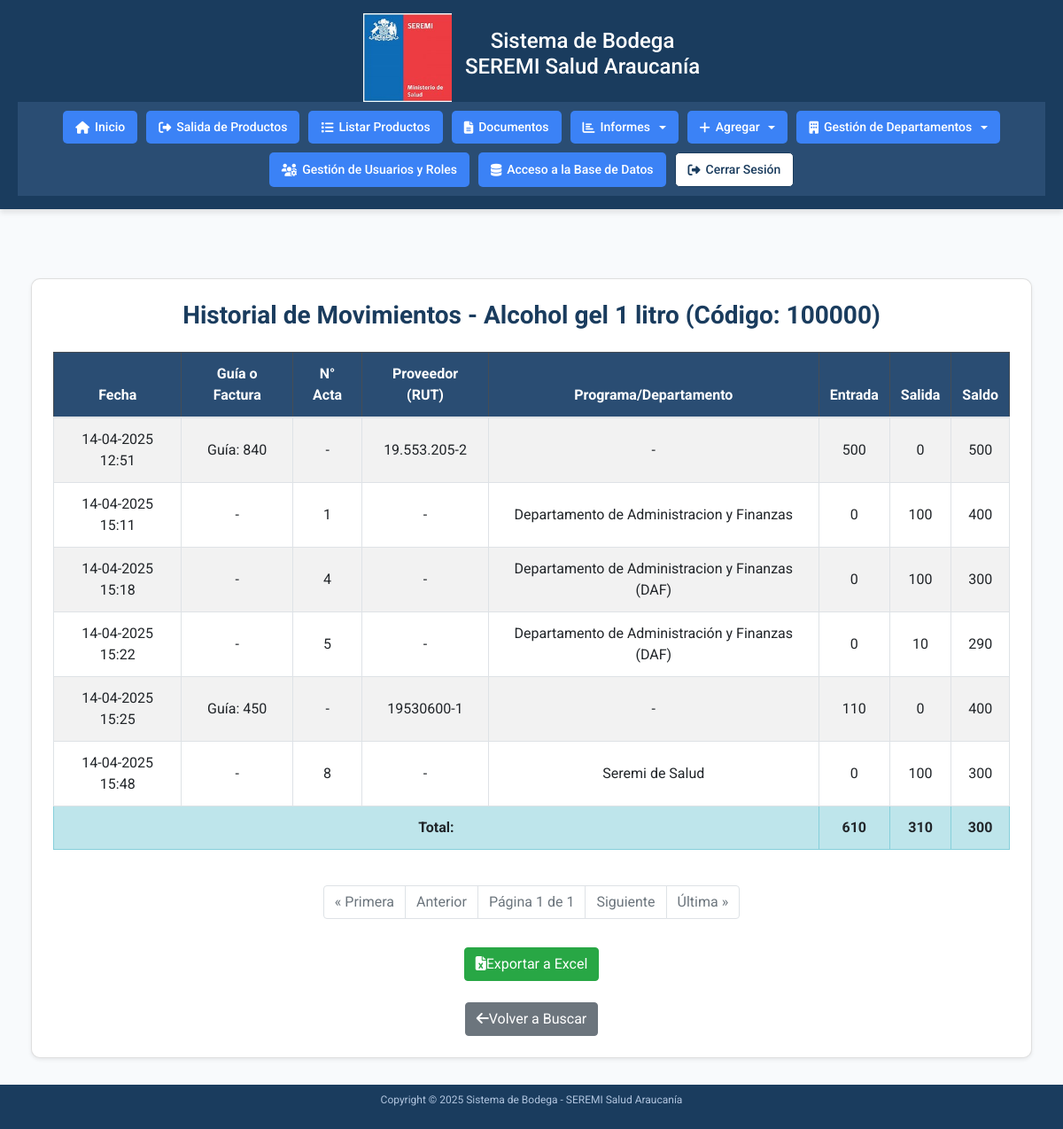
/accounts/bincard/historial/100000/ (signed in), run on the app's committed database.
### accounts/models.py (models this page shows, shortened)
class Producto(models.Model):
    CATEGORIAS = [
        ('Insumos de Aseo', 'Insumos de Aseo'),
        ('Insumos de Escritorio', 'Insumos de Escritorio'),
        ('EPP', 'EPP'),
        ('Emergencias y Desastres', 'Emergencias y Desastres'),
        ('Folletería', 'Folletería'),
        ('Otros', 'Otros'),
    ]
    codigo_barra = models.CharField(max_length=50, unique=True)
    descripcion = models.CharField(max_length=200)
    stock = models.IntegerField(default=0)
    categoria = models.CharField(max_length=100, choices=CATEGORIAS, blank=True)
    rut_proveedor = models.CharField(max_length=12, blank=True)
    guia_despacho = models.CharField(max_length=50, blank=True)
    numero_factura = models.CharField(max_length=50, blank=True)
    orden_compra = models.CharField(max_length=50, blank=True)

class Transaccion(models.Model):
    TIPO_CHOICES = [
        ('entrada', 'Entrada'),
        ('salida', 'Salida'),
    ]
    producto = models.ForeignKey(Producto, on_delete=models.CASCADE)
    tipo = models.CharField(max_length=10, choices=TIPO_CHOICES)
    cantidad = models.IntegerField()
    fecha = models.DateTimeField(auto_now_add=True)
    rut_proveedor = models.CharField(max_length=12, blank=True)
    guia_despacho = models.CharField(max_length=50, blank=True)
    numero_factura = models.CharField(max_length=50, blank=True)
    orden_compra = models.CharField(max_length=50, blank=True)
    observacion = models.TextField(blank=True, null=True)
    acta_entrega = models.ForeignKey('ActaEntrega', on_delete=models.SET_NULL, null=True, blank=True)

class ActaEntrega(models.Model):
    numero_acta = models.IntegerField()
    departamento = models.CharField(max_length=100)
    responsable = models.ForeignKey(
        'Responsable',  # Usamos una string para referirnos al modelo Responsable
        on_delete=models.SET_NULL,
        null=True,
        related_name='actas_responsable',
        verbose_name="Responsable"
    )
    fecha = models.DateTimeField(auto_now_add=True)
    producto = models.ForeignKey(Producto, on_delete=models.CASCADE)
    cantidad = models.IntegerField()
    generador = models.ForeignKey(
        CustomUser,
        on_delete=models.SET_NULL,
        null=True,
        related_name='actas_generadas',
        verbose_name="Generador"
    )
    numero_siscom = models.CharField(max_length=50, blank=True, null=True)
    observacion = models.TextField(blank=True, null=True)
    class Meta:
        unique_together = ('numero_acta', 'producto')

### accounts/views.py (the view, shortened to what this page needs)
# urls.py: path('bincard/historial/<str:codigo_barra>/', views.bincard_historial, name='bincard-historial'),
@login_required
def bincard_historial(request, codigo_barra):
    limpiar_sesion_productos_salida(request)
    if not codigo_barra.isdigit():
        messages.error(request, 'El código de barra debe contener solo números.')
        return redirect('bincard-buscar')
    try:
        producto = Producto.objects.get(codigo_barra=codigo_barra)
    except Producto.DoesNotExist:
        messages.error(request, 'Producto no encontrado.')
        return redirect('bincard-buscar')
    transacciones = Transaccion.objects.filter(producto=producto).order_by('fecha')
    actas = ActaEntrega.objects.filter(producto=producto).order_by('fecha')
    eventos = []
    for transaccion in transacciones.filter(tipo='entrada'):
        guia_o_factura = transaccion.guia_despacho or transaccion.numero_factura or "-"
        if transaccion.guia_despacho:
            guia_o_factura = f"Guía: {transaccion.guia_despacho}"
        elif transaccion.numero_factura:
            guia_o_factura = f"Factura: {transaccion.numero_factura}"
        eventos.append({
            'tipo': 'entrada',
            'fecha': transaccion.fecha or datetime.now(pytz.UTC),  # Usar fecha actual si es NULL
            'guia_o_factura': guia_o_factura,
            'numero_acta': None,
            'rut_proveedor': transaccion.rut_proveedor or '-',
            'departamento': None,
            'entrada': transaccion.cantidad,
            'salida': 0,
        })
    for transaccion in transacciones.filter(tipo='salida'):
        if transaccion.acta_entrega:  # Solo incluir transacciones asociadas a un acta
            eventos.append({
                'tipo': 'salida',
                'fecha': transaccion.fecha or transaccion.acta_entrega.fecha or datetime.now(pytz.UTC),  # Usar fecha de la transacción, o del acta, o actual
                'guia_o_factura': "-",
                'numero_acta': transaccion.acta_entrega.numero_acta,
                'rut_proveedor': None,
                'departamento': transaccion.acta_entrega.departamento,
                'entrada': 0,
                'salida': transaccion.cantidad,
            })
    eventos.sort(key=lambda x: x['fecha'] or datetime.now(pytz.UTC))  # Asegurarse de que eventos sin fecha se ordenen al final
    saldo = 0
    movimientos = []
    for evento in eventos:
        if evento['tipo'] == 'entrada':
            saldo += evento['entrada']
        else:  # tipo == 'salida'
            saldo -= evento['salida']
        if saldo < 0:
            messages.error(request, f'Error: El saldo no puede ser negativo en la fecha {evento["fecha"]}. Contacte al administrador.')
            return redirect('bincard-buscar')
        evento['saldo'] = saldo
        movimientos.append(evento)
    total_entradas = sum(m['entrada'] for m in movimientos)
    total_salidas = sum(m['salida'] for m in movimientos)
    if saldo != producto.stock:
        messages.warning(request, f'Advertencia: El saldo calculado ({saldo}) no coincide con el stock actual del producto ({producto.stock}).')
        producto.stock = saldo
        producto.save()
        messages.info(request, f'El stock del producto ha sido corregido a {saldo} para que coincida con el saldo calculado.')
    page_obj = paginar_resultados(request, movimientos)
    return render(request, 'accounts/bincard_historial.html', {
        'producto': producto,
        'page_obj': page_obj,
        'total_entradas': total_entradas,
        'total_salidas': total_salidas,
    })

### accounts/templates/accounts/bincard_historial.html (shortened to what this page needs)
{% extends 'accounts/home.html' %}
{% load static %}
{% block content %}
<div class="container mt-5">
    <div class="card shadow-sm p-4">
        <h2 class="text-center mb-4">Historial de Movimientos - {{ producto.descripcion }} (Código: {{ producto.codigo_barra }})</h2>
        {% if page_obj %}
            <div class="table-responsive">
                <table class="table table-bordered table-striped">
                    <thead class="table-dark">
                        <tr>
                            <th>Fecha</th>
                            <th>Guía o Factura</th>
                            <th>N° Acta</th>
                            <th>Proveedor (RUT)</th>
                            <th>Programa/Departamento</th>
                            <th>Entrada</th>
                            <th>Salida</th>
                            <th>Saldo</th>
                        </tr>
                    </thead>
                    <tbody>
                        {% for movimiento in page_obj %}
                            <tr>
                                <td>{{ movimiento.fecha|date:"d-m-Y H:i" }}</td>
                                <td>{{ movimiento.guia_o_factura }}</td>
                                <td>{{ movimiento.numero_acta|default:"-" }}</td>
                                <td>{{ movimiento.rut_proveedor|default:"-" }}</td>
                                <td>{{ movimiento.departamento|default:"-" }}</td>
                                <td>{{ movimiento.entrada|default:"0" }}</td>
                                <td>{{ movimiento.salida|default:"0" }}</td>
                                <td>{{ movimiento.saldo }}</td>
                            </tr>
                        {% empty %}
                            <tr>
                                <td colspan="8" class="text-center">No se encontraron movimientos para este producto.</td>
                            </tr>
                        {% endfor %}
                    </tbody>
                    <tfoot>
                        <tr class="table-info">
                            <td colspan="5" class="text-end"><strong>Total:</strong></td>
                            <td><strong>{{ total_entradas }}</strong></td>
                            <td><strong>{{ total_salidas }}</strong></td>
                            <td><strong>{{ producto.stock }}</strong></td>
                        </tr>
                    </tfoot>
                </table>
            </div>
            <nav aria-label="Paginación de movimientos">
                <ul class="pagination justify-content-center mt-4">
                    {% if page_obj.has_previous %}
                        <li class="page-item"><a class="page-link" href="?page=1">« Primera</a></li>
                        <li class="page-item"><a class="page-link" href="?page={{ page_obj.previous_page_number }}">Anterior</a></li>
                    {% else %}
                        <li class="page-item disabled"><span class="page-link">« Primera</span></li>
                        <li class="page-item disabled"><span class="page-link">Anterior</span></li>
                    {% endif %}
                    <li class="page-item disabled"><span class="page-link">Página {{ page_obj.number }} de {{ page_obj.paginator.num_pages }}</span></li>
                    {% if page_obj.has_next %}
                        <li class="page-item"><a class="page-link" href="?page={{ page_obj.next_page_number }}">Siguiente</a></li>
                        <li class="page-item"><a class="page-link" href="?page={{ page_obj.paginator.num_pages }}">Última »</a></li>
                    {% else %}
                        <li class="page-item disabled"><span class="page-link">Siguiente</span></li>
                        <li class="page-item disabled"><span class="page-link">Última »</span></li>
                    {% endif %}
                </ul>
            </nav>
            <form method="POST" action="{% url 'bincard-historial' producto.codigo_barra %}" class="text-center mt-3">
                <button type="submit" name="exportar_excel" class="btn btn-success">
                    <i class="fas fa-file-excel me-2"></i>Exportar a Excel
                </button>
            </form>
        {% else %}
            <div class="alert alert-info text-center">No se encontraron movimientos para este producto.</div>
        {% endif %}
        <div class="text-center mt-4">
            <a href="{% url 'bincard-buscar' %}" class="btn btn-secondary">
                <i class="fas fa-arrow-left me-2"></i>Volver a Buscar
            </a>
        </div>
    </div>
</div>
{% endblock %}

### accounts/templates/accounts/home.html (shortened to what this page needs)
{% load static %}
<!DOCTYPE html>
<html lang="es">
<head>
    <link rel="stylesheet" href="https://cdnjs.cloudflare.com/ajax/libs/font-awesome/6.4.0/css/all.min.css">
    <link rel="stylesheet" href="https://stackpath.bootstrapcdn.com/bootstrap/4.5.2/css/bootstrap.min.css">
    <link href="https://cdn.jsdelivr.net/npm/select2@4.1.0-rc.0/dist/css/select2.min.css" rel="stylesheet" />
</head>
<body>
    <header>
        <div class="header-content">
            <img src="{% static 'images/seremi_logo.png' %}" alt="SEREMI Logo" class="logo">
            <h1>Sistema de Bodega<br>SEREMI Salud Araucanía</h1>
        </div>
        <div class="menu-bar">
            <nav>
                <a href="{% url 'home' %}" onclick="showMessage('Inicio')"><i class="fas fa-home"></i> Inicio</a>
                {% if request.user.groups.all.0.name == "Administrador" or request.user.groups.all.0.name == "Usuario de Bodega" %}
                    <a href="{% url 'salida-productos' %}" onclick="showMessage('Salida de Productos')"><i class="fas fa-sign-out-alt"></i> Salida de Productos</a>
                {% endif %}
                <a href="{% url 'listar-productos' %}" onclick="showMessage('Listar Productos')"><i class="fas fa-list"></i> Listar Productos</a>
                <a href="{% url 'listar-actas' %}" onclick="showMessage('Documentos')"><i class="fas fa-file-alt"></i> Documentos</a>
                <div class="dropdown">
                    <a href="#" class="dropdown-toggle" data-toggle="dropdown" onclick="showMessage('Informes')"><i class="fas fa-chart-bar"></i> Informes</a>
                </div>
                {% if request.user.groups.all.0.name == "Administrador" or request.user.groups.all.0.name == "Usuario de Bodega" %}
                    <div class="dropdown">
                        <a href="#" class="dropdown-toggle" data-toggle="dropdown" onclick="showMessage('Agregar')"><i class="fas fa-plus"></i> Agregar</a>
                    </div>
                {% endif %}
                {% if request.user.groups.all.0.name == "Administrador" %}
                    <div class="dropdown">
                        <a href="#" class="dropdown-toggle" data-toggle="dropdown" onclick="showMessage('Gestión de Departamentos')"><i class="fas fa-building"></i> Gestión de Departamentos</a>
                    </div>
                {% endif %}
                {% if request.user.groups.all.0.name == "Administrador" %}
                    <a href="{% url 'listar-usuarios' %}" onclick="showMessage('Gestión de Usuarios y Roles')"><i class="fas fa-users-cog"></i> Gestión de Usuarios y Roles</a>
                {% endif %}
                {% if request.user.groups.all.0.name == "Administrador" %}
                    <a href="{% url 'admin:index' %}" onclick="showMessage('Acceso a la Base de Datos')"><i class="fas fa-database"></i> Acceso a la Base de Datos</a>
                {% endif %}
                <form action="{% url 'logout' %}" method="post" style="display: inline;">
                    <button type="submit" onclick="showMessage('Cerrar Sesión')" class="nav-button"><i class="fas fa-sign-out-alt"></i> Cerrar Sesión</button>
                </form>
            </nav>
        </div>
    </header>
    <main>
        {% block content %}{% endblock %}
    </main>
    <footer>
        <p>Copyright © 2025 Sistema de Bodega - SEREMI Salud Araucanía</p>
    </footer>
</body>
</html>

### data on the page
Producto: descripcion "Alcohol gel 1 litro", codigo_barra "100000", stock "300"
Transaccion: fecha "14-04-2025 12:51", rut_proveedor "19.553.205-2"
Transaccion: fecha "14-04-2025 15:11"
ActaEntrega: departamento "Departamento de Administracion y Finanzas"
Transaccion: fecha "14-04-2025 15:18"
ActaEntrega: departamento "Departamento de Administracion y Finanzas (DAF)"
Transaccion: fecha "14-04-2025 15:22"
ActaEntrega: departamento "Departamento de Administración y Finanzas (DAF)"
Transaccion: fecha "14-04-2025 15:25", rut_proveedor "19530600-1"
Transaccion: fecha "14-04-2025 15:48"
ActaEntrega: departamento "Seremi de Salud"

### other printed values
{{ movimiento.guia_o_factura }} "Guía: 840" "-" "-" "-" "Guía: 450" "-"
{{ movimiento.numero_acta|default:"-" }} "-" "1" "4" "5" "-" "8"
{{ movimiento.departamento|default:"-" }} "-" "-"
{{ movimiento.entrada|default:"0" }} "500" "0" "0" "0" "110" "0"
{{ movimiento.salida|default:"0" }} "0" "100" "100" "10" "0" "100"
{{ movimiento.saldo }} "500" "400" "300" "290" "400" "300"
{{ movimiento.rut_proveedor|default:"-" }} "-" "-" "-" "-"
{{ total_entradas }} "610"
{{ total_salidas }} "310"
{{ page_obj.number }} "1"
{{ page_obj.paginator.num_pages }} "1"
